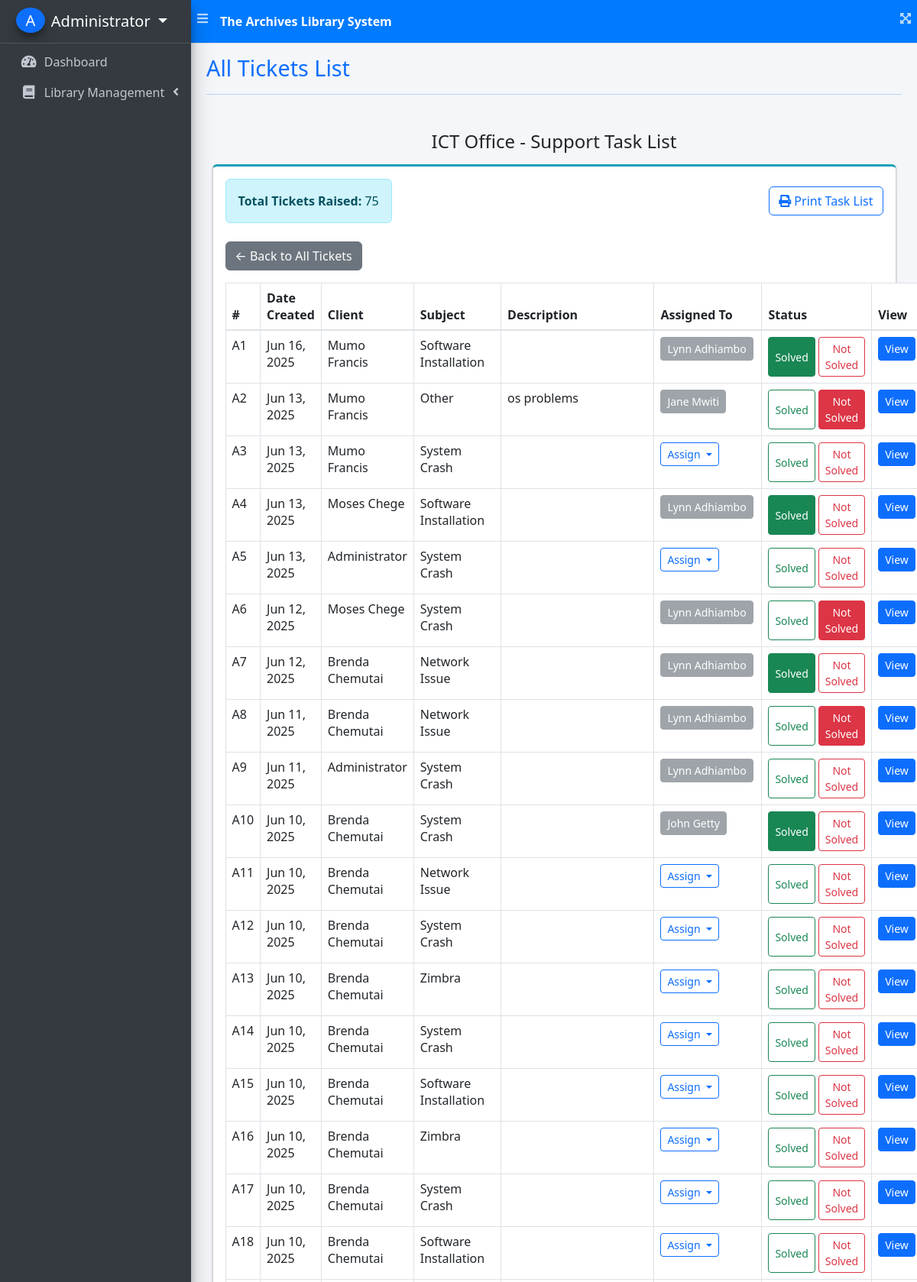
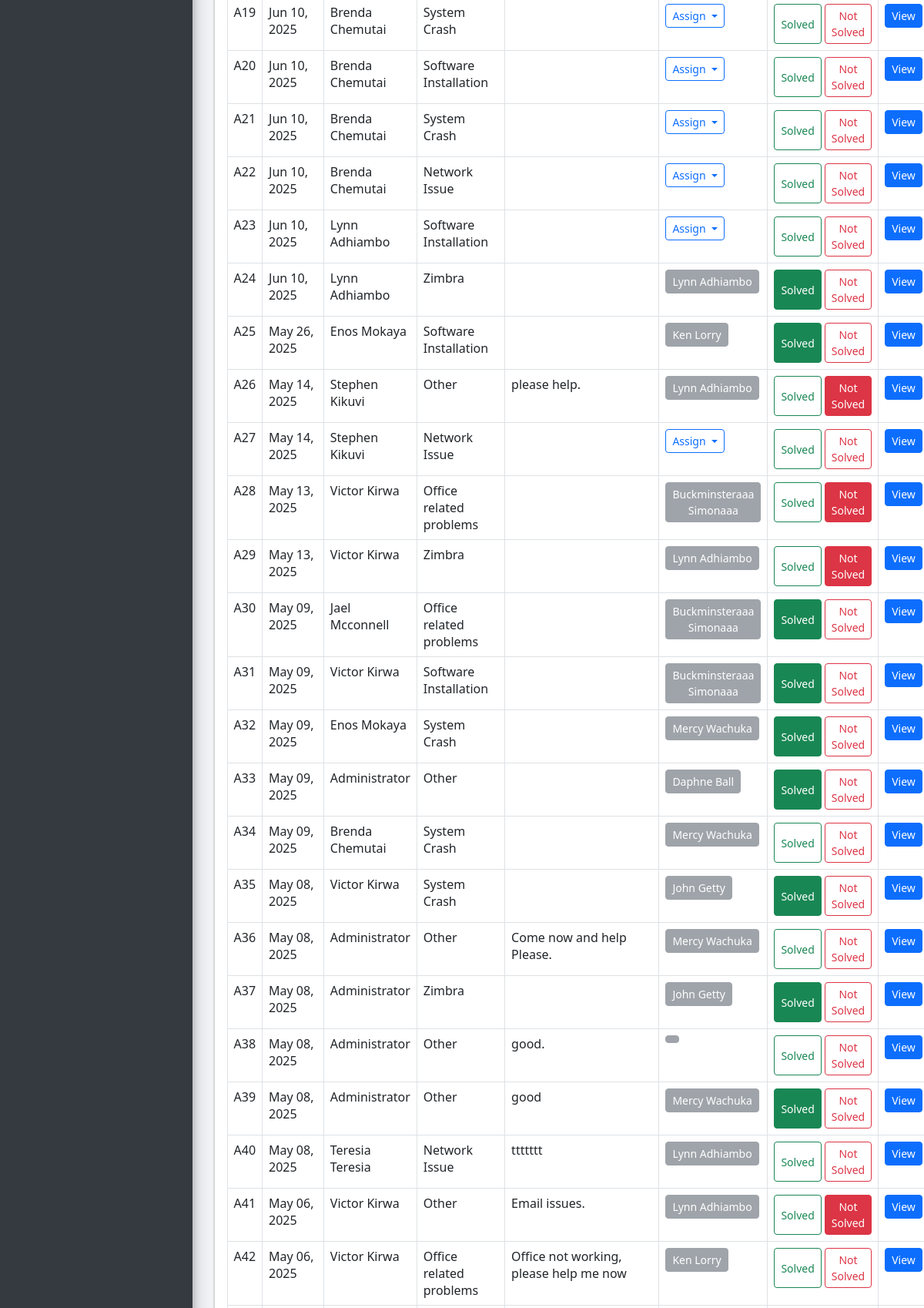
Screenshot of /index.php?page=ticket_list (signed in, upper part) with the database file from the repository (2 pictures, top to bottom).
### tables this page shows
CREATE TABLE `tickets` (
  `id` int(30) NOT NULL,
  `subject` text NOT NULL,
  `description` text NOT NULL,
  `status` tinyint(1) NOT NULL COMMENT '0=Pending,1=on process,2= Closed',
  `department_id` int(30) NOT NULL,
  `customer_id` int(30) NOT NULL,
  `staff_id` int(30) NOT NULL,
  `admin_id` int(30) NOT NULL,
  `date_created` datetime NOT NULL DEFAULT current_timestamp(),
  `assigned_to` varchar(100) NOT NULL,
  `user` varchar(50) NOT NULL,
  `ticket_number` varchar(10) DEFAULT NULL
);

### ticket_list.php (the view, shortened to what this page needs)
<?php
include 'db_connect.php';
$user_type = $_SESSION['login_type'] ?? 0;
$total_tickets = 0;
$count_qry = $conn->query("SELECT COUNT(*) as total FROM tickets");
if ($count_qry && $row = $count_qry->fetch_assoc()) {
    $total_tickets = $row['total'];
}
$where = [];
$where_sql = !empty($where) ? "WHERE " . implode(" AND ", $where) : "";
function generateAlphanumericTicketID($index)
{
    $row = (($index - 1) % 500) + 1;
    $colIndex = intval(($index - 1) / 500);
    $letters = '';
    while ($colIndex >= 0) {
        $letters = chr(65 + ($colIndex % 26)) . $letters;
        $colIndex = intval($colIndex / 26) - 1;
    }
    return $letters . $row;
}
?>
<link href="https://cdn.jsdelivr.net/npm/bootstrap@5.3.0/dist/css/bootstrap.min.css" rel="stylesheet">
<h4 class="print-header text-center mb-3 mt-3">ICT Office - Support Task List</h4>
<div class="col-lg-12">
    <div class="card card-outline card-info">
        <div class="card-body">
            <?php if ($user_type != 3): ?>
                <div class="d-flex justify-content-between align-items-center mb-4">
                    <div class="alert alert-info mb-0" id="ticket-summary">
                        <strong>Total Tickets Raised:</strong> <?php echo $total_tickets; ?>
                    </div>
                    <button class="btn btn-outline-primary" onclick="showDateModal()" id="print-button">
                        <i class="fas fa-print"></i> Print Task List
                    </button>
                </div>
            <?php endif; ?>
            <a href="index.php?page=ticket_list" class="btn btn-secondary mb-3">
                ← Back to All Tickets
            </a>
            <table class="table table-hover table-bordered" id="list">
                <table class="table table-hover table-bordered" id="list">
                    <thead>
                        <tr>
                            <th>#</th>
                            <th>Date Created</th>
                            <th>Client</th>
                            <th>Subject</th>
                            <th>Description</th>
                            <th>Assigned To</th>
                            <th>Status</th>
                            <th>View</th>
                        </tr>
                    </thead>
                    <tbody>
                        <?php
                        $i = 1;
                        $qry = $conn->query("
                    SELECT t.*, CONCAT(s.firstname, ' ', s.lastname) AS assigned_staff_name
                    FROM tickets t
                    LEFT JOIN staff s ON s.id = t.assigned_to
                    $where_sql
                    ORDER BY UNIX_TIMESTAMP(t.date_created) DESC
                ") or die('MySQL Error: ' . $conn->error);
                        while ($row = $qry->fetch_assoc()): ?>
                            <tr>
                                <td><?php echo generateAlphanumericTicketID($i++); ?></td>
                                <td><?php echo date("M d, Y", strtotime($row['date_created'])); ?></td>
                                <td><?php echo $row['user']; ?></td>
                                <td><?php echo $row['subject']; ?></td>
                                <td><?php echo strip_tags(html_entity_decode($row['description'])); ?></td>
                                <td>
                                    <?php if ($row['assigned_to']): ?>
                                        <button class="btn btn-secondary btn-sm" disabled>
                                            <?php echo $row['assigned_staff_name']; ?>
                                        </button>
                                    <?php elseif ($user_type != 3): ?>
                                        <div class="dropdown">
                                            <button class="btn btn-outline-primary btn-sm dropdown-toggle" type="button" data-bs-toggle="dropdown">
                                                Assign
                                            </button>
                                        </div>
                                    <?php else: ?>
                                        <span class="text-muted">Unassigned</span>
                                    <?php endif; ?>
                                </td>
                                <td class="text-center">
                                    <div class="d-flex justify-content-center">
                                        <button class="btn btn-sm mr-1 status-btn <?php echo $row['status'] == 2 ? 'btn-success' : 'btn-outline-success'; ?>" data-id="<?php echo $row['id']; ?>" data-status="2">Solved</button>
                                        <button class="btn btn-sm status-btn <?php echo $row['status'] == 1 ? 'btn-danger' : 'btn-outline-danger'; ?>" data-id="<?php echo $row['id']; ?>" data-status="1">Not Solved</button>
                                    </div>
                                </td>
                                <td class="text-center">
                                    <a href="view_ticket.php?id=<?php echo $row['id']; ?>" class="btn btn-sm btn-primary">View</a>
                                </td>
                            </tr>
                        <?php endwhile; ?>
                    </tbody>
                </table>
        </div>
    </div>
</div>

### rows the page displays
tickets: i "A1", date_created "Jun 16, 2025", user "Mumo Francis", subject "Software Installation", assigned_staff_name "Lynn Adhiambo"
tickets: i "A2", date_created "Jun 13, 2025", user "Mumo Francis", subject "Other", description "os problems", assigned_staff_name "Jane Mwiti"
tickets: i "A3", date_created "Jun 13, 2025", user "Mumo Francis", subject "System Crash"
tickets: i "A4", date_created "Jun 13, 2025", user "Moses Chege", subject "Software Installation", assigned_staff_name "Lynn Adhiambo"
tickets: i "A5", date_created "Jun 13, 2025", user "Administrator", subject "System Crash"
tickets: i "A6", date_created "Jun 12, 2025", user "Moses Chege", subject "System Crash", assigned_staff_name "Lynn Adhiambo"
tickets: i "A7", date_created "Jun 12, 2025", user "Brenda Chemutai", subject "Network Issue", assigned_staff_name "Lynn Adhiambo"
tickets: i "A8", date_created "Jun 11, 2025", user "Brenda Chemutai", subject "Network Issue", assigned_staff_name "Lynn Adhiambo"
tickets: i "A9", date_created "Jun 11, 2025", user "Administrator", subject "System Crash", assigned_staff_name "Lynn Adhiambo"
tickets: i "A10", date_created "Jun 10, 2025", user "Brenda Chemutai", subject "System Crash", assigned_staff_name "John Getty"
tickets: i "A11", date_created "Jun 10, 2025", user "Brenda Chemutai", subject "Network Issue"
tickets: i "A12", date_created "Jun 10, 2025", user "Brenda Chemutai", subject "System Crash"
tickets: i "A13", date_created "Jun 10, 2025", user "Brenda Chemutai", subject "Zimbra"
tickets: i "A14", date_created "Jun 10, 2025", user "Brenda Chemutai", subject "System Crash"
tickets: i "A15", date_created "Jun 10, 2025", user "Brenda Chemutai", subject "Software Installation"
tickets: i "A16", date_created "Jun 10, 2025", user "Brenda Chemutai", subject "Zimbra"
tickets: i "A17", date_created "Jun 10, 2025", user "Brenda Chemutai", subject "System Crash"
tickets: i "A18", date_created "Jun 10, 2025", user "Brenda Chemutai", subject "Software Installation"
tickets: i "A19", date_created "Jun 10, 2025", user "Brenda Chemutai", subject "System Crash"
tickets: i "A20", date_created "Jun 10, 2025", user "Brenda Chemutai", subject "Software Installation"
tickets: i "A21", date_created "Jun 10, 2025", user "Brenda Chemutai", subject "System Crash"
tickets: i "A22", date_created "Jun 10, 2025", user "Brenda Chemutai", subject "Network Issue"
tickets: i "A23", date_created "Jun 10, 2025", user "Lynn Adhiambo", subject "Software Installation"
tickets: i "A24", date_created "Jun 10, 2025", user "Lynn Adhiambo", subject "Zimbra", assigned_staff_name "Lynn Adhiambo"
tickets: i "A25", date_created "May 26, 2025", user "Enos Mokaya", subject "Software Installation", assigned_staff_name "Ken Lorry"
tickets: i "A26", date_created "May 14, 2025", user "Stephen Kikuvi", subject "Other", description "please help.", assigned_staff_name "Lynn Adhiambo"
tickets: i "A27", date_created "May 14, 2025", user "Stephen Kikuvi", subject "Network Issue"
tickets: i "A28", date_created "May 13, 2025", user "Victor Kirwa", subject "Office related problems", assigned_staff_name "Buckminsteraaa Simonaaa"
tickets: i "A29", date_created "May 13, 2025", user "Victor Kirwa", subject "Zimbra", assigned_staff_name "Lynn Adhiambo"
tickets: i "A30", date_created "May 09, 2025", user "Jael Mcconnell", subject "Office related problems", assigned_staff_name "Buckminsteraaa Simonaaa"
tickets: i "A31", date_created "May 09, 2025", user "Victor Kirwa", subject "Software Installation", assigned_staff_name "Buckminsteraaa Simonaaa"
tickets: i "A32", date_created "May 09, 2025", user "Enos Mokaya", subject "System Crash", assigned_staff_name "Mercy Wachuka"
tickets: i "A33", date_created "May 09, 2025", user "Administrator", subject "Other", assigned_staff_name "Daphne Ball"
tickets: i "A34", date_created "May 09, 2025", user "Brenda Chemutai", subject "System Crash", assigned_staff_name "Mercy Wachuka"
tickets: i "A35", date_created "May 08, 2025", user "Victor Kirwa", subject "System Crash", assigned_staff_name "John Getty"
tickets: i "A36", date_created "May 08, 2025", user "Administrator", subject "Other", description "Come now and help Please.", assigned_staff_name "Mercy Wachuka"
tickets: i "A37", date_created "May 08, 2025", user "Administrator", subject "Zimbra", assigned_staff_name "John Getty"
tickets: i "A38", date_created "May 08, 2025", user "Administrator", subject "Other", description "good."
tickets: i "A39", date_created "May 08, 2025", user "Administrator", subject "Other", description "good", assigned_staff_name "Mercy Wachuka"
tickets: i "A40", date_created "May 08, 2025", user "Teresia Teresia", subject "Network Issue", description "ttttttt", assigned_staff_name "Lynn Adhiambo"
tickets: i "A41", date_created "May 06, 2025", user "Victor Kirwa", subject "Other", description "Email issues.", assigned_staff_name "Lynn Adhiambo"
tickets: i "A42", date_created "May 06, 2025", user "Victor Kirwa", subject "Office related problems", description "Office not working, please help me now", assigned_staff_name "Ken Lorry"

### other values shown
$_SESSION['login_firstname'] . ' ' . $_SESSION['login_lastname'] "Administrator"
$title "All Tickets List"
$total_tickets "75"
